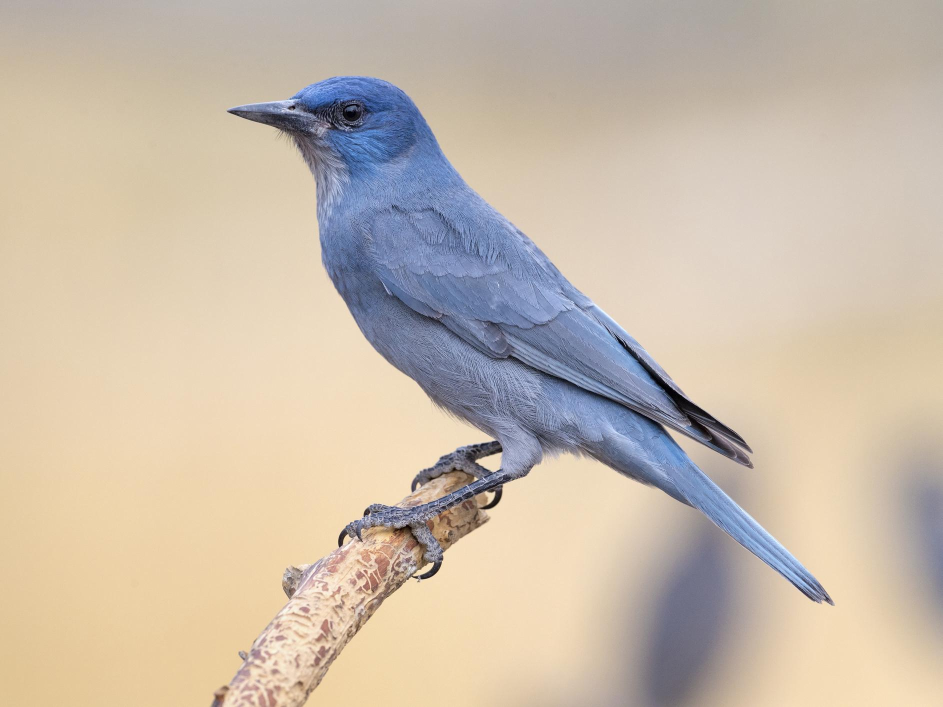
#> input picture media/sample/pinyon-jay-bird.jpg, 1885 x 1414 px (shown at 1/2 size); its folder holds only this picture in this run
$ python image_remove_background.py -in media/sample/pinyon-jay-bird.jpg
#> lines starting #> are read from the running program, lines starting #| are printed output that depends on the picture; after the words box and inside, x2 and y2 are one past the last pixel; in counts of white or black regions, pixels touching at a corner belong together
### lib/io_utils.py
# -*- coding: utf-8 -*-

import bz2
import csv
import glob
import json
from lib.collection_utils import *
from lib.math_utils import *
import os
from pprint import pprint
import re
import shutil
import sys
import zipfile

try:
    import requests
except ImportError:
    print("Warning: requests module not found, so can't make remote json requests")

try:
    reload(sys)
    sys.setdefaultencoding('utf8')
except:
    pass
    # print("reload operation not supported, skipping...")

# [4 lines left out: function appendToBasename, not called in this run]

def copyfile(src, dst):
    shutil.copyfile(src, dst)

# [39 lines left out: functions downloadBinaryFile, downloadFile, framesExist, not called in this run]

def getBasename(fn):
    return os.path.splitext(os.path.basename(fn))[0]

def getFileExt(fn):
    basename = os.path.basename(fn)
    return "." + basename.split(".")[-1]

# [36 lines left out: functions getFilenames, getFilesFromString, not called in this run]

def getFilesInDir(dirname):
    return [os.path.join(dirname, f) for f in os.listdir(dirname) if os.path.isfile(os.path.join(dirname, f))]

# [40 lines left out: functions getFilesizeString, getJSONFromURL, getNestedValue, not called in this run]

def getZeroPadding(count):
    return len(str(count))

# [94 lines left out: functions makeDirectories, parseHeadings, parseUnicode, readCsv, readJSON, readLDJSON and 1 more, not called in this run]

def removeDir(path):
    if os.path.isdir(path):
        shutil.rmtree(path, ignore_errors=True)

# [10 lines left out: function removeFiles, not called in this run]

def resolveRedirect(url):
    r = requests.head(url, allow_redirects=True)
    return r.url

def replaceWhitespace(string, replaceWith=" "):
    return re.sub('\s+', replaceWith, string).strip() if isinstance(string, str) else string

# [4 lines left out: function replaceFileExtension, not called in this run]

def supportsEncoding():
    return sys.version_info >= (3, 0)

# [82 lines left out: functions stringToFilename, unzipFile, writeCsv, writeJSON, not called in this run]

def writeTextFile(filename, text):
    with open(filename, "w", encoding="utf8", errors="replace") as f:
        f.write(text)

def zeroPad(value, total):
    padding = getZeroPadding(total)
    return str(value).zfill(padding)

def zipDir(filename, path):
    shutil.make_archive(filename, 'zip', path)

# [11 lines left out: function zipLists, not called in this run]

### lib/image_utils.py
# -*- coding: utf-8 -*-

from lib.math_utils import *
from lib.processing_utils import *
import numpy as np
import os
from PIL import Image, ImageDraw, ImageFilter
from pprint import pprint
import sys

def alphaMask(im, mask):
    w, h = im.size
    transparentImg = Image.new(mode="RGBA", size=(w, h), color=(0, 0, 0, 0))
    mw, mh = mask.size
    if mw != w or mh != h:
        mask = mask.resize((w, h), PIL.Image.BICUBIC)
    return Image.composite(im, transparentImg, mask)

# [181 lines left out: functions applyEffects, blurImage, containImage, fillImage, pasteImage, resizeImage and 7 more, not called in this run]

### lib/processing_utils.py
import multiprocessing
import sys

def beep():
    print('\007')

# [12 lines left out: functions getThreadCount, printCommand, not called in this run]

def printProgress(step, total, prepend=""):
    sys.stdout.write('\r')
    sys.stdout.write("%s%s%%" % (prepend, round(1.0*step/total*100,2)))
    sys.stdout.flush()

### image_remove_background.py
# -*- coding: utf-8 -*-

import argparse
import cv2
from matplotlib import pyplot as plt
import numpy as np
import os
from PIL import Image
from pprint import pprint
import sys

from lib.image_utils import *
from lib.io_utils import *
from lib.math_utils import *
from lib.processing_utils import *

# input
parser = argparse.ArgumentParser()
parser.add_argument('-in', dest="INPUT_FILE", default="media/*.jpg", help="Input file pattern; can be a single file or a glob string")
parser.add_argument('-out', dest="OUTPUT_DIR", default="output/segments/", help="Segment data output directory")
# parser.add_argument('-overwrite', dest="OVERWRITE", action="store_true", help="Overwrite existing data?")
parser.add_argument('-blur', dest="BLUR_RADIUS", default=0.0, type=float, help="Guassian blur radius, e.g. 2.0")
parser.add_argument('-thresh', dest="THRESHOLD", default=0.99, type=float, help="Only include segments with at least this score")
parser.add_argument('-validate', dest="VALIDATE", action="store_true", help="Validate images?")
parser.add_argument('-debug', dest="DEBUG", action="store_true", help="Display plot of first result?")
a = parser.parse_args()

OUTPUT_FILE = a.OUTPUT_DIR + "segments.csv"
filenames = getFilenames(a.INPUT_FILE)
filecount = len(filenames)

if a.VALIDATE:
    filenames = validateImages(filenames)

# Make sure output dirs exist
makeDirectories(a.OUTPUT_DIR)

def imageToSegment(filename, outFilename):
#> called with filename = 'media/sample/pinyon-jay-bird.jpg', outFilename = 'output/segments/pinyon-jay-bird.png'
    global a

    # Read image, convert to grayscale, do threshold
    im_in = cv2.imread(filename)
#> im_in is the input picture: shape (1414, 1885, 3); mean B, G, R 171.9, 187.6, 201.1
    gray = cv2.cvtColor(im_in, cv2.COLOR_BGR2GRAY)
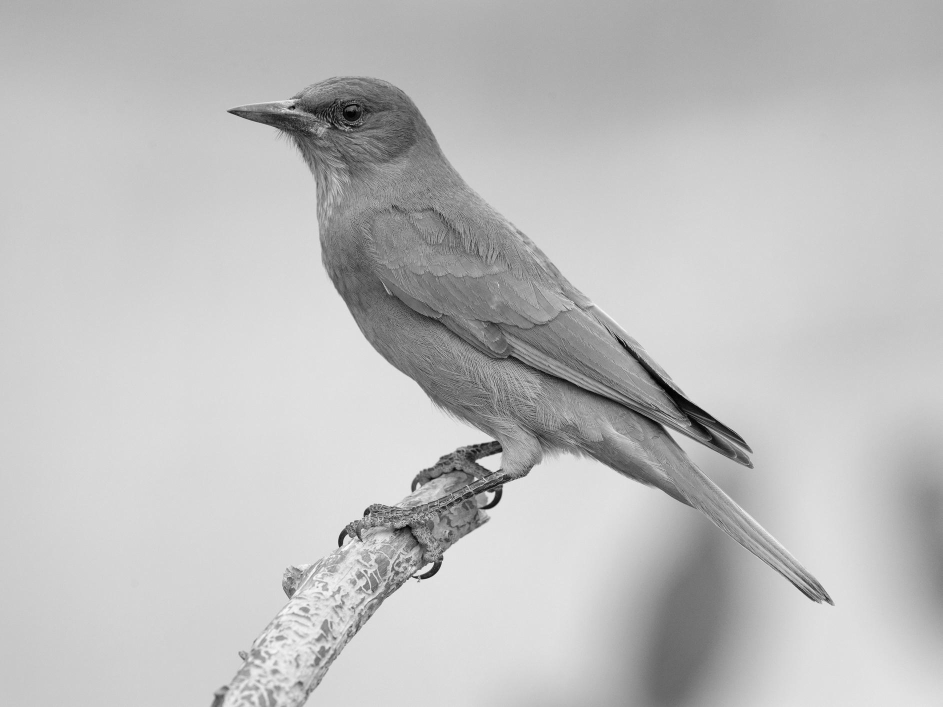
#> gray: shape (1414, 1885) (shown at 1/2 size); min 0, max 254, mean 189.8
    th, im_th = cv2.threshold(gray, 0, 255, cv2.THRESH_BINARY_INV + cv2.THRESH_OTSU)
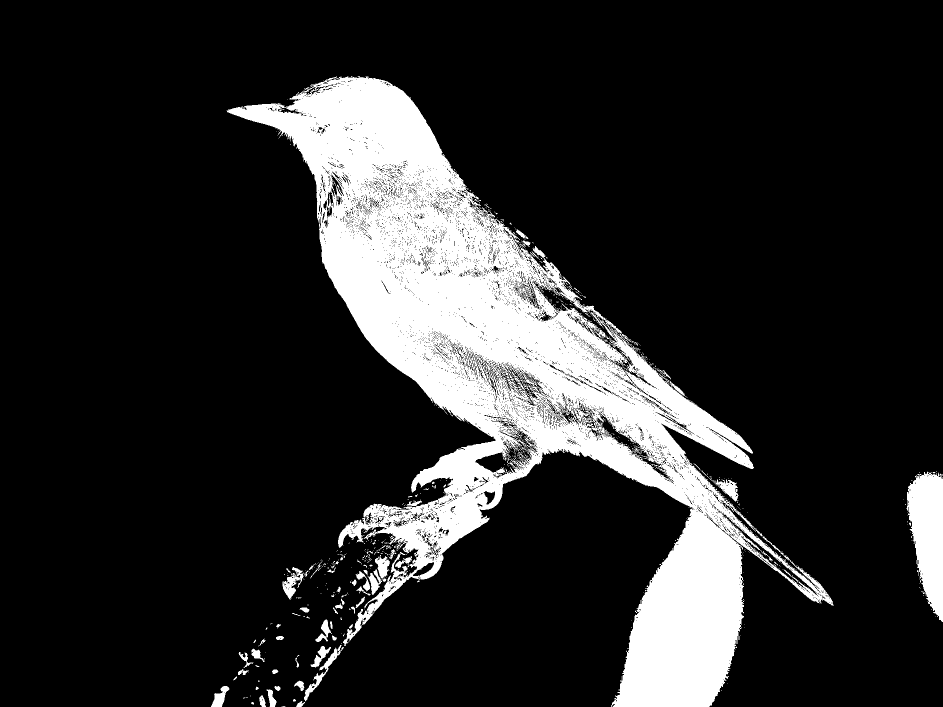
#> im_th: shape (1414, 1885) (shown at 1/2 size); 16.2% white; 624 white regions (559 under 20 px), largest, box (x1, y1, x2, y2) and area: (453, 152, 1668, 1414) 404235, (1813, 943, 1885, 1244) 14633, (608, 1290, 688, 1403) 1235
#> th = 162

    # Copy the thresholded image.
    im_floodfill = im_th.copy()

    # Mask used to flood filling.
    # Notice the size needs to be 2 pixels than the image.
    h, w = im_th.shape[:2]
#> h = 1414; w = 1885
    mask = np.zeros((h+2, w+2), np.uint8)

    # Floodfill from point (0, 0)
    cv2.floodFill(im_floodfill, mask, (0,0), 255)
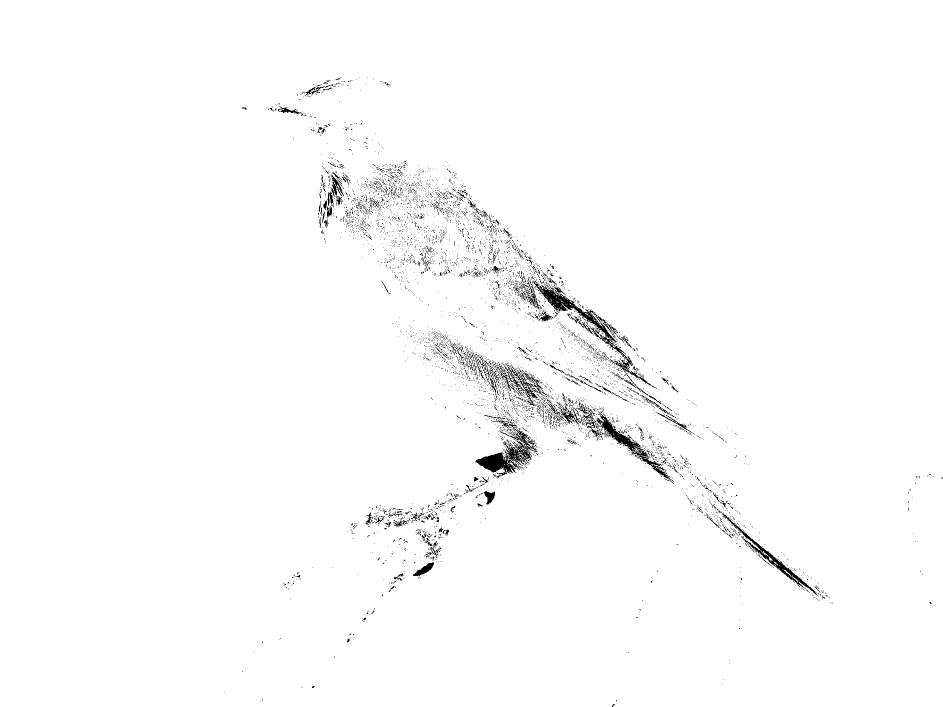
#> im_floodfill: shape (1414, 1885) (shown at 1/2 size); 98.5% white; black in thin lines or dots, all inside (x1, y1, x2, y2) = (448, 154, 1885, 1414)

    # Invert floodfilled image
    im_floodfill_inv = cv2.bitwise_not(im_floodfill)

    # Combine the two images to get the foreground.
    im_out = im_th | im_floodfill_inv
#> im_out: shape (1414, 1885); 17.7% white; 424 white regions (360 under 20 px), largest, box (x1, y1, x2, y2) and area: (453, 152, 1668, 1414) 443460, (1813, 943, 1885, 1244) 14703, (608, 1290, 688, 1403) 1253

    # Display images.
    if a.DEBUG:
        # [4 lines of commented-out code are left out]
        cv2.imshow("Foreground", im_out)
        cv2.waitKey(0)

    # now try to get the largest segment
    nb_components, output, stats, centroids = cv2.connectedComponentsWithStats(im_out, connectivity=4)
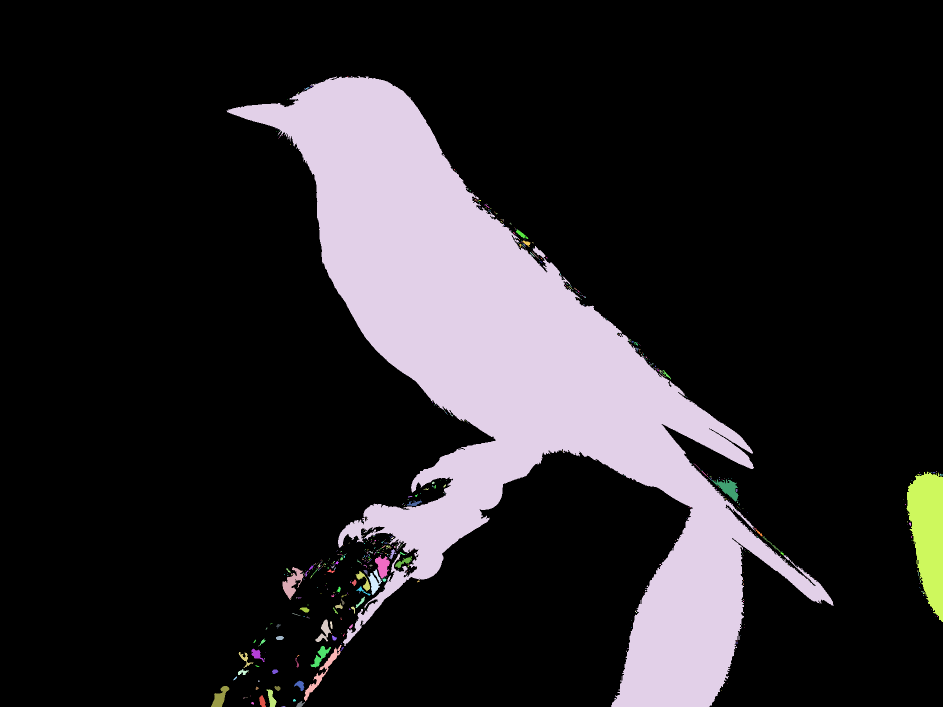
#> output: shape (1414, 1885) int32 (shown at 1/2 size); 739 distinct labels, from 0 to 738; one colour per label, 0 black
#> nb_components = 739; stats = 739 rows, first 6: [0, 0, 1885, 1414, 2193921], [694, 152, 3, 1, 3], [702, 152, 2, 2, 3], [704, 152, 1, 1, 1], [453, 152, 1215, 1262, 442908], [647, 161, 1, 1, 1]; centroids = 739 pairs, first value 439.8 to 1881.8, second value 152 to 1412.8
    sizes = stats[:, -1]
#> sizes = 739 values, max 2193921 at index 0, min 1 at index 3, mean 3606.8
    max_label = 1
    max_size = sizes[1]
#> max_size = 3
    for i in range(1, nb_components):
        if sizes[i] > max_size:
            max_label = i
            max_size = sizes[i]
#> this loop made 738 passes
#> max_size on pass 4: 442908
#> after the loop, max_label = 4; max_size = 442908

    maskWithLargestSegment = np.zeros(output.shape)
    maskWithLargestSegment[output == max_label] = 255

    if a.DEBUG:
        cv2.imshow("Biggest component", maskWithLargestSegment)
        cv2.waitKey(0)

    # get bounding box
    width = stats[max_label, cv2.CC_STAT_WIDTH]
#> width = 1215
    height = stats[max_label, cv2.CC_STAT_HEIGHT]
#> height = 1262
    x = stats[max_label, cv2.CC_STAT_LEFT]
#> x = 453
    y = stats[max_label, cv2.CC_STAT_TOP]
#> y = 152

    imageMaskWithLargestSegment = Image.fromarray(maskWithLargestSegment)
#> imageMaskWithLargestSegment: PIL image 1885x1414 F; 16.6% white; 1 white region, box (x1, y1, x2, y2) and area: (453, 152, 1668, 1414) 442908
    imageMaskWithLargestSegment = imageMaskWithLargestSegment.convert("L")
    imageMaskWithLargestSegment = imageMaskWithLargestSegment.crop((x, y, x+width, y+height))
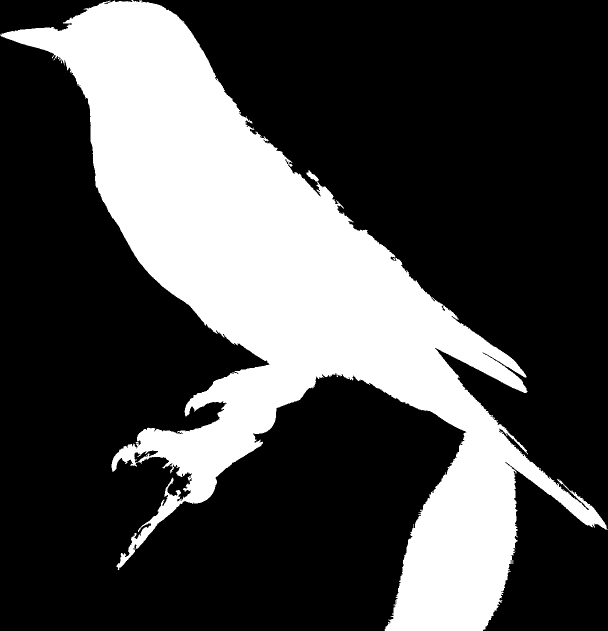
#> imageMaskWithLargestSegment: PIL image 1215x1262 L (shown at 1/2 size); 28.9% white; 1 white region, box (x1, y1, x2, y2) and area: (0, 0, 1215, 1262) 442908

    srcImage = Image.open(filename)
    srcImage = srcImage.convert("RGBA")
#> srcImage: PIL image 1885x1414 RGBA
    srcImage = srcImage.crop((x, y, x+width, y+height))
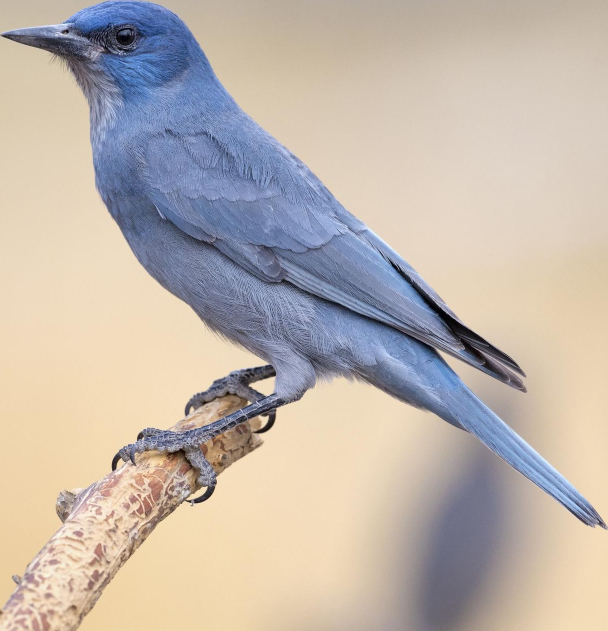
#> srcImage: PIL image 1215x1262 RGBA (shown at 1/2 size); mean R, G, B, A 192.2, 181.6, 172.5, 255

    segmentOut = alphaMask(srcImage, imageMaskWithLargestSegment)
#> in alphaMask, `transparentImg = Image.new(mode="RGBA", size=(w, h), color=(0, 0, 0, 0))`: transparentImg: PIL image 1215x1262 RGBA; every value is 0
#> in alphaMask, `return Image.composite(im, transparentImg, mask)`:
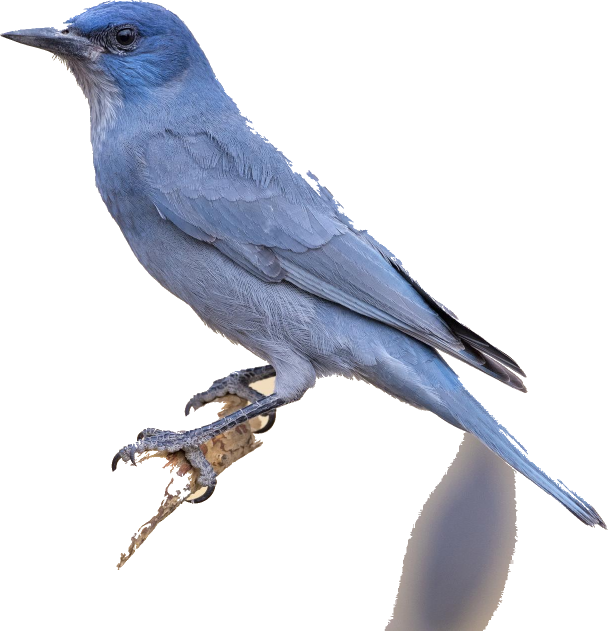
#> returned value: PIL image 1215x1262 RGBA (shown at 1/2 size); mean R, G, B, A 33.2, 35.8, 43.8, 73.7; transparent parts drawn white
    segmentOut.save(outFilename)
    print("Saved %s" % outFilename)

    return (x, y, width, height)

# imageToSegment("E:/production/papercuts/downloads/fish/6006022416.jpg", "E:/production/papercuts/segments/fish/6006022416.png")
# sys.exit()

segmentRows = []
for i, fn in enumerate(filenames):
    segmentFilename = getBasename(fn) + ".png"
    segmentFilepath = a.OUTPUT_DIR + segmentFilename

    x, y, w, h = imageToSegment(fn, segmentFilepath)
#> x = 453; y = 152; w = 1215; h = 1262
    printProgress(i+1, filecount)

    segmentRows.append({
        "sourceFilename": os.path.basename(fn),
        "filename": segmentFilename,
        "x": x,
        "y": y,
        "width": w,
        "height": h
    })

    if a.DEBUG:
        break

if a.DEBUG:
    sys.exit()

writeCsv(OUTPUT_FILE, segmentRows)
#> the loop in writeCsv, `for i, d in enumerate(arr):` made 1 pass
#| Wrote 1 rows to output/segments/segments.csv
